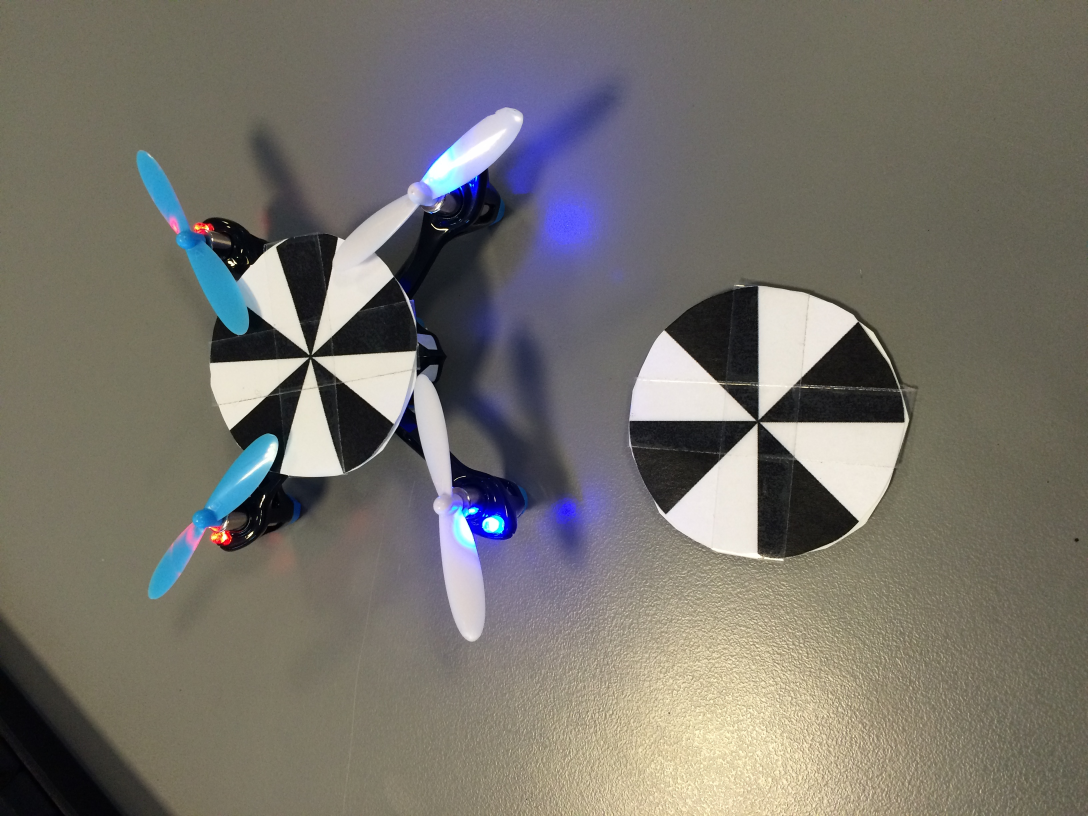
#> input picture LSDP/Lecture4/04_fiducial_markers/input/hubsanwithmarker.jpg, 3264 x 2448 px (shown at 1/3 size)
$ python 532_marker_locate.py   (older library calls are emulated)
#> lines starting #> are read from the running program, lines starting #| are printed output that depends on the picture; after the words box and inside, x2 and y2 are one past the last pixel; in counts of white or black regions, pixels touching at a corner belong together; long printed decimals are rounded
### LSDP/Lecture4/MarkerTracker.py
# -*- coding: utf-8 -*-
"""
Marker tracker for locating n-fold edges in images using convolution.

@author: Henrik Skov Midtiby
"""
import cv2
import numpy as np
import math
from MarkerPose import MarkerPose


class MarkerTracker:
    """
    Purpose: Locate a certain marker in an image.
    """

    def __init__(self, order, kernel_size, scale_factor):
        self.kernel_size = kernel_size
        (kernel_real, kernel_imag) = self.generate_symmetry_detector_kernel(order, kernel_size)

        self.order = order
        self.mat_real = kernel_real / scale_factor
        self.mat_imag = kernel_imag / scale_factor

        self.frame_real = None
        self.frame_imag = None
        self.last_marker_location = None
        self.orientation = None
        self.track_marker_with_missing_black_leg = True

        # Create kernel used to remove arm in quality-measure
        (kernel_remove_arm_real, kernel_remove_arm_imag) = self.generate_symmetry_detector_kernel(1, self.kernel_size)
        self.kernelComplex = np.array(kernel_real + 1j*kernel_imag, dtype=complex)
        self.KernelRemoveArmComplex = np.array(kernel_remove_arm_real + 1j*kernel_remove_arm_imag, dtype=complex)

        # Values used in quality-measure
        absolute = np.absolute(self.kernelComplex)
        self.threshold = 0.4*absolute.max()
        self.quality = None
        self.y1 = int(math.floor(float(self.kernel_size)/2))
        self.y2 = int(math.ceil(float(self.kernel_size)/2))
        self.x1 = int(math.floor(float(self.kernel_size)/2))
        self.x2 = int(math.ceil(float(self.kernel_size)/2))

        # Information about the located marker.
        self.pose = None

    @staticmethod
    def generate_symmetry_detector_kernel(order, kernel_size):
        # type: (int, int) -> numpy.ndarray
        value_range = np.linspace(-1, 1, kernel_size)
        temp1 = np.meshgrid(value_range, value_range)
        kernel = temp1[0] + 1j * temp1[1]

        magnitude = abs(kernel)
        kernel = np.power(kernel, order)
        kernel = kernel * np.exp(-8 * magnitude ** 2)

        return np.real(kernel), np.imag(kernel)

    def refine_marker_location(self):
        try:
            delta = 1
            # Fit a parabola to the frame_sum_squared marker response
            # and then locate the top of the parabola.
            min_val, max_val, min_loc, max_loc = cv2.minMaxLoc(self.frame_sum_squared)
            x = max_loc[1]
            y = max_loc[0]
            frame_sum_squared_cutout = self.frame_sum_squared[x-delta:x+delta+1, y-delta:y+delta+1]
            # Taking the square root of the frame_sum_squared improves the accuracy of the
            # refied marker position.
            frame_sum_squared_cutout = np.sqrt(frame_sum_squared_cutout)

            nx, ny = (1 + 2*delta, 1 + 2*delta)
            x = np.linspace(-delta, delta, nx)
            y = np.linspace(-delta, delta, ny)
            xv, yv = np.meshgrid(x, y)

            xv = xv.ravel()
            yv = yv.ravel()

            coefficients = np.concatenate([[xv**2], [xv], [yv**2], [yv], [yv**0]], axis = 0).transpose()
            values = frame_sum_squared_cutout.ravel().reshape(-1, 1)
            solution, residuals, rank, s = np.linalg.lstsq(coefficients, values, rcond=None)
            dx = -solution[1] / (2*solution[0])
            dy = -solution[3] / (2*solution[2])
            return dx[0], dy[0]
        except np.linalg.LinAlgError:
            # This error is triggered when the marker is detected close to an edge.
            # In that case the refine method bails out and returns two zeros.
            return 0, 0

    def locate_marker(self, frame):
        assert len(frame.shape) == 2, "Input image is not a single channel image."
        self.frame_real = frame.copy()
        self.frame_imag = frame.copy()

        # Calculate convolution and determine response strength.
        self.frame_real = cv2.filter2D(self.frame_real, cv2.CV_32F, self.mat_real)
        self.frame_imag = cv2.filter2D(self.frame_imag, cv2.CV_32F, self.mat_imag)
        frame_real_squared = cv2.multiply(self.frame_real, self.frame_real, dtype=cv2.CV_32F)
        frame_imag_squared = cv2.multiply(self.frame_imag, self.frame_imag, dtype=cv2.CV_32F)
        self.frame_sum_squared = cv2.add(frame_real_squared, frame_imag_squared, dtype=cv2.CV_32F)

        min_val, max_val, min_loc, max_loc = cv2.minMaxLoc(self.frame_sum_squared)
        self.last_marker_location = max_loc
        self.determine_marker_orientation(frame)
        self.determine_marker_quality(frame)
        dx, dy = self.refine_marker_location()
        #print(f"dx: {dx: 0.2f}  dy: {dy: 0.2f}")
        max_loc = (max_loc[0] + dx, max_loc[1] + dy)

        self.pose = MarkerPose(max_loc[0], max_loc[1], self.orientation, self.quality, self.order)
        return self.pose

    def determine_marker_orientation(self, frame):
        (xm, ym) = self.last_marker_location
        real_value = self.frame_real[ym, xm]
        imag_value = self.frame_imag[ym, xm]
        self.orientation = (math.atan2(-real_value, imag_value) - math.pi / 2) / self.order

        max_value = 0
        max_orientation = self.orientation
        search_distance = self.kernel_size / 3
        for k in range(self.order):
            orient = self.orientation + 2 * k * math.pi / self.order
            xm2 = int(xm + search_distance * math.cos(orient))
            ym2 = int(ym + search_distance * math.sin(orient))
            try:
                intensity = frame[ym2, xm2]
                if intensity > max_value:
                    max_value = intensity
                    max_orientation = orient
            except Exception as e:
                print("determineMarkerOrientation: error: %d %d %d %d" % (ym2, xm2, frame.shape[1], frame.shape[0]))
                print(e)
                pass

        self.orientation = self.limit_angle_to_range(max_orientation)

    @staticmethod
    def limit_angle_to_range(angle):
        while angle < math.pi:
            angle += 2 * math.pi
        while angle > math.pi:
            angle -= 2 * math.pi
        return angle

    def determine_marker_quality(self, frame):
        (bright_regions, dark_regions) = self.generate_template_for_quality_estimator()
        # cv2.imshow("bright_regions", 255*bright_regions)
        # cv2.imshow("dark_regions", 255*dark_regions)

        try:
            frame_img = self.extract_window_around_maker_location(frame)
            (bright_mean, bright_std) = cv2.meanStdDev(frame_img, mask=bright_regions)
            (dark_mean, dark_std) = cv2.meanStdDev(frame_img, mask=dark_regions)

            mean_difference = bright_mean - dark_mean
            normalised_mean_difference = mean_difference / (0.5*bright_std + 0.5*dark_std)
            # Ugly hack for translating the normalised_mean_differences to the range [0, 1]
            temp_value_for_quality = 1 - 1/(1 + math.exp(0.75*(-7+normalised_mean_difference)))
            self.quality = temp_value_for_quality
        except Exception as e:
            print("error")
            print(e)
            self.quality = 0.0
            return

    def extract_window_around_maker_location(self, frame):
        (xm, ym) = self.last_marker_location
        frame_tmp = np.array(frame[ym - self.y1:ym + self.y2, xm - self.x1:xm + self.x2])
        frame_img = frame_tmp.astype(np.uint8)
        return frame_img

    def generate_template_for_quality_estimator(self):
        phase = np.exp((self.limit_angle_to_range(-self.orientation)) * 1j)
        angle_threshold = 3.14 / (2 * self.order)
        t3 = np.angle(self.KernelRemoveArmComplex * phase) < angle_threshold
        t4 = np.angle(self.KernelRemoveArmComplex * phase) > -angle_threshold

        signed_mask = 1 - 2 * (t3 & t4)
        adjusted_kernel = self.kernelComplex * np.power(phase, self.order)
        if self.track_marker_with_missing_black_leg:
            adjusted_kernel *= signed_mask
        bright_regions = (adjusted_kernel.real < -self.threshold).astype(np.uint8)
        dark_regions = (adjusted_kernel.real > self.threshold).astype(np.uint8)

        return bright_regions, dark_regions

### LSDP/Lecture4/MarkerPose.py
# -*- coding: utf-8 -*-
"""
Created on Tue May 13 19:38:43 2014

@author: henrik
"""


class MarkerPose:
    def __init__(self, x, y, theta, quality, order = None):
        self.x = x
        self.y = y
        self.theta = theta
        self.quality = quality
        self.order = order

    def scale_position(self, scale_factor):
        self.x = self.x * scale_factor
        self.y = self.y * scale_factor

### LSDP/Lecture4/532_marker_locate.py
from MarkerTracker import MarkerTracker
import cv2
import numpy as np

input = cv2.imread("04_fiducial_markers/input/hubsanwithmarker.jpg")
#> input is the input picture: shape (2448, 3264, 3); mean B, G, R 108.1, 114.6, 118

img_small = cv2.resize(input, None, fx=0.1, fy=0.1)


tracker = MarkerTracker(order=4, kernel_size=91, scale_factor=0.01)
# tracker.track_marker_with_missing_black_leg = False


grayscale_image = cv2.cvtColor(img_small, cv2.COLOR_BGR2GRAY)

pose = tracker.locate_marker(grayscale_image)
#> in locate_marker, `frame_imag_squared = cv2.multiply(self.frame_imag, self.frame_imag, dt..`:
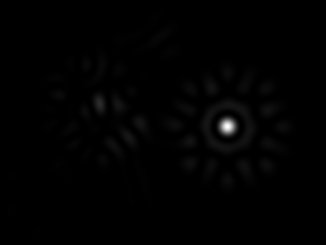
#> frame_imag_squared: shape (245, 326) float32; min 0, max 2.27e+10, mean 164231488; drawn with min black and max white
#> in locate_marker, `min_val, max_val, min_loc, max_loc = cv2.minMaxLoc(self.frame_sum_squa..`: min_val = 0.317; max_val = 2.28e+10; min_loc = (320, 244); max_loc = (227, 126)
#> in determine_marker_orientation, `(xm, ym) = self.last_marker_location`: xm = 227; ym = 126
#> in determine_marker_orientation, `real_value = self.frame_real[ym, xm]`: real_value = -4993.2
#> in determine_marker_orientation, `imag_value = self.frame_imag[ym, xm]`: imag_value = 150806.5
#> in determine_marker_orientation, `self.orientation = (math.atan2(-real_value, imag_value) - math.pi / 2)..`: self.orientation = -0.384
#> the loop in determine_marker_orientation, `for k in range(self.order):` made 4 passes
#> (orient, xm2, ym2, intensity, max_value, max_orientation) on passes 1 to 3: (-0.384, 255, 114, 23, 23, -0.384), (1.19, 238, 154, 32, 32, 1.19), (2.76, 198, 137, 44, 44, 2.76)
#> (orient, xm2, ym2, intensity) on pass 4: (4.33, 215, 97, 18)
#> after the loop in determine_marker_orientation, `for k in range(self.order):`: max_orientation = 2.76; max_value = 44
#> the loop in limit_angle_to_range, `while angle < math.pi:` made 1 pass
#> angle on pass 1: 9.04
#> after the loop in limit_angle_to_range, `while angle < math.pi:`: angle = 9.04
#> the loop in limit_angle_to_range, `while angle > math.pi:` made 1 pass
#> angle on pass 1: 2.76
#> after the loop in limit_angle_to_range, `while angle > math.pi:`: angle = 2.76
#> in generate_template_for_quality_estimator, `t3 = np.angle(self.KernelRemoveArmComplex * phase) < angle_threshold`:
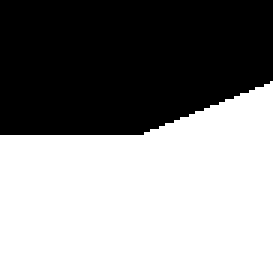
#> t3: shape (91, 91) bool (shown 3 times larger); 55.3% white; 1 black region, box (x1, y1, x2, y2) and area: (0, 0, 91, 45) 3699
#> in generate_template_for_quality_estimator, `t4 = np.angle(self.KernelRemoveArmComplex * phase) > -angle_threshold`:
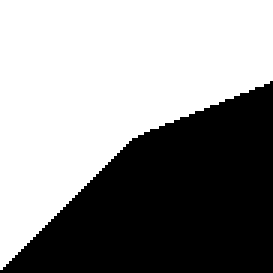
#> t4: shape (91, 91) bool (shown 3 times larger); 57.2% white; 1 black region, box (x1, y1, x2, y2) and area: (0, 27, 91, 91) 3546
#> in generate_template_for_quality_estimator, `signed_mask = 1 - 2 * (t3 & t4)`:
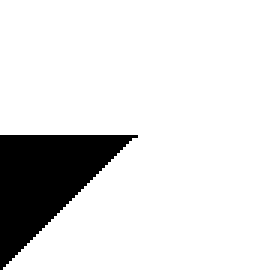
#> signed_mask: shape (91, 91) int64 (shown 3 times larger); values -1 (black) and 1 (white), 87.5% white; 1 black region, box (x1, y1, x2, y2) and area: (0, 45, 46, 90) 1036
#> in generate_template_for_quality_estimator, `bright_regions = (adjusted_kernel.real < -self.threshold).astype(np.ui..`: bright_regions: shape (91, 91); values 0 (black) and 1 (white), 14.1% white; 5 white regions, box (x1, y1, x2, y2) and area: (48, 14, 63, 34) 234, (14, 28, 34, 43) 234, (57, 48, 77, 63) 234, (28, 57, 43, 77) 234, (13, 48, 34, 63) 233
#> in generate_template_for_quality_estimator, `dark_regions = (adjusted_kernel.real > self.threshold).astype(np.uint8)`:
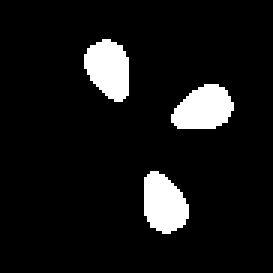
#> dark_regions: shape (91, 91) (shown 3 times larger); values 0 (black) and 1 (white), 8.4% white; 3 white regions, box (x1, y1, x2, y2) and area: (28, 13, 43, 34) 233, (57, 28, 78, 43) 233, (48, 57, 63, 78) 233
#> in extract_window_around_maker_location, `(xm, ym) = self.last_marker_location`: xm = 227; ym = 126
#> in extract_window_around_maker_location, `frame_tmp = np.array(frame[ym - self.y1:ym + self.y2, xm - self.x1:xm ..`:
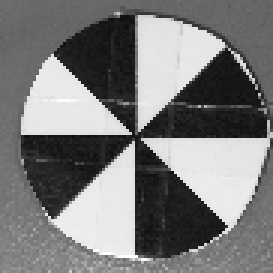
#> frame_tmp: shape (91, 91) (shown 3 times larger); min 12, max 254, mean 122.4
#> in determine_marker_quality, `(bright_mean, bright_std) = cv2.meanStdDev(frame_img, mask=bright_regi..`: bright_mean = [191.8]; bright_std = [79.76]
#> in determine_marker_quality, `(dark_mean, dark_std) = cv2.meanStdDev(frame_img, mask=dark_regions)`: dark_mean = [30.61]; dark_std = [14.17]
#> in determine_marker_quality, `mean_difference = bright_mean - dark_mean`: mean_difference = [161.2]
#> in determine_marker_quality, `normalised_mean_difference = mean_difference / (0.5*bright_std + 0.5*d..`: normalised_mean_difference = [3.43]
#> in determine_marker_quality, `temp_value_for_quality = 1 - 1/(1 + math.exp(0.75*(-7+normalised_mean_..`: temp_value_for_quality = 0.0645
#> in refine_marker_location, `min_val, max_val, min_loc, max_loc = cv2.minMaxLoc(self.frame_sum_squa..`: min_val = 0.317; max_val = 2.28e+10; min_loc = (320, 244); max_loc = (227, 126)
#> in refine_marker_location, `x = max_loc[1]`: x = 126
#> in refine_marker_location, `y = max_loc[0]`: y = 227
#> in refine_marker_location, `frame_sum_squared_cutout = self.frame_sum_squared[x-delta:x+delta+1, y..`: frame_sum_squared_cutout = [[2.2e+10, 2.24e+10, 2.2e+10], [2.23e+10, 2.28e+10, 2.24e+10], [2.19e+10, 2.23e+10, 2.2e+10]]
#> in refine_marker_location, `frame_sum_squared_cutout = np.sqrt(frame_sum_squared_cutout)`: frame_sum_squared_cutout = [[148274.6, 149675, 148487.2], [149473.2, 150889.2, 149705.9], [148061.2, 149479.1, 148316.1]]
#> in refine_marker_location, `values = frame_sum_squared_cutout.ravel().reshape(-1, 1)`: values = [148274.6, 149675, 148487.2, 149473.2, 150889.2, 149705.9, 148061.2, 149479.1, 148316.1]
#> in refine_marker_location, `solution, residuals, rank, s = np.linalg.lstsq(coefficients, values, r..`: solution = [-1294.8, 116.7, -1307.2, -96.73, 150885.9]; residuals = [476.5]; rank = 5; s = [4.24, 2.45, 2.45, 1.41, 1]
#> in refine_marker_location, `dx = -solution[1] / (2*solution[0])`: dx = [0.0451]
#> in refine_marker_location, `dy = -solution[3] / (2*solution[2])`: dy = [-0.037]
#> in locate_marker, `dx, dy = self.refine_marker_location()`: dx = 0.0451; dy = -0.037
#> in __init__, `self.x = x`: self.x = 227
#> in __init__, `self.y = y`: self.y = 126
#> in __init__, `self.theta = theta`: self.theta = 2.76

print("x: ",pose.x,"y: ",pose.y,"theta: ",pose.theta,"quality: ",pose.quality, "order: ", pose.order)
#| x:  227.045 y:  125.963 theta:  2.757 quality:  0.06446 order:  4

 # Extract the marker response
magnitude = np.sqrt(tracker.frame_sum_squared)
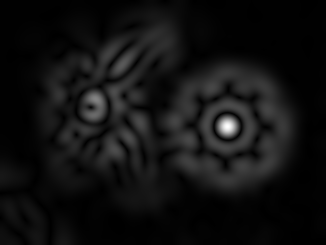
#> magnitude: shape (245, 326) float32; min 0.563, max 150889.2, mean 10270; drawn with min black and max white
max_magnitude = np.max(magnitude)
#> max_magnitude = 150889.2

# Save the marker response in the output diretory
output = magnitude / max_magnitude * 255

output = cv2.cvtColor(output, cv2.COLOR_GRAY2BGR)
#> output: shape (245, 326, 3) float32
output = cv2.circle(output, (int(pose.x), int(pose.y)), 3, (0, 0, 255))
#> output: shape (245, 326, 3) float32; mean B, G, R 17.3, 17.3, 17.4


cv2.imwrite("532_output.jpg", output)
